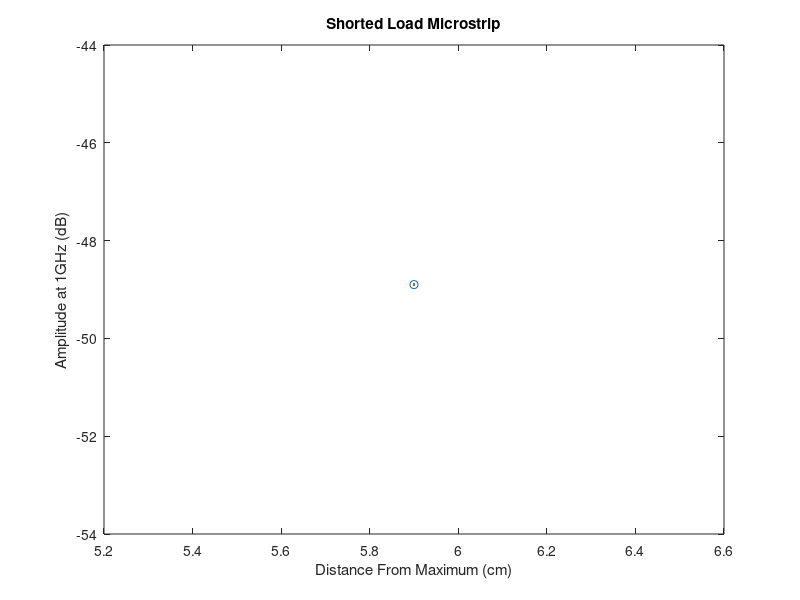

Recreate this plot in MATLAB.
data=csvread('short-microstrip.csv');
x=data(:,1);
y=data(:,2);
h = figure;
plot(x,y,'-o');
hold
plot(x,y);
xlabel('Distance From Maximum (cm)');
ylabel('Amplitude at 1GHz (dB)');
title('Shorted Load Microstrip');
saveas(h,'Shorted Load Microstrip.pdf');
close (h);